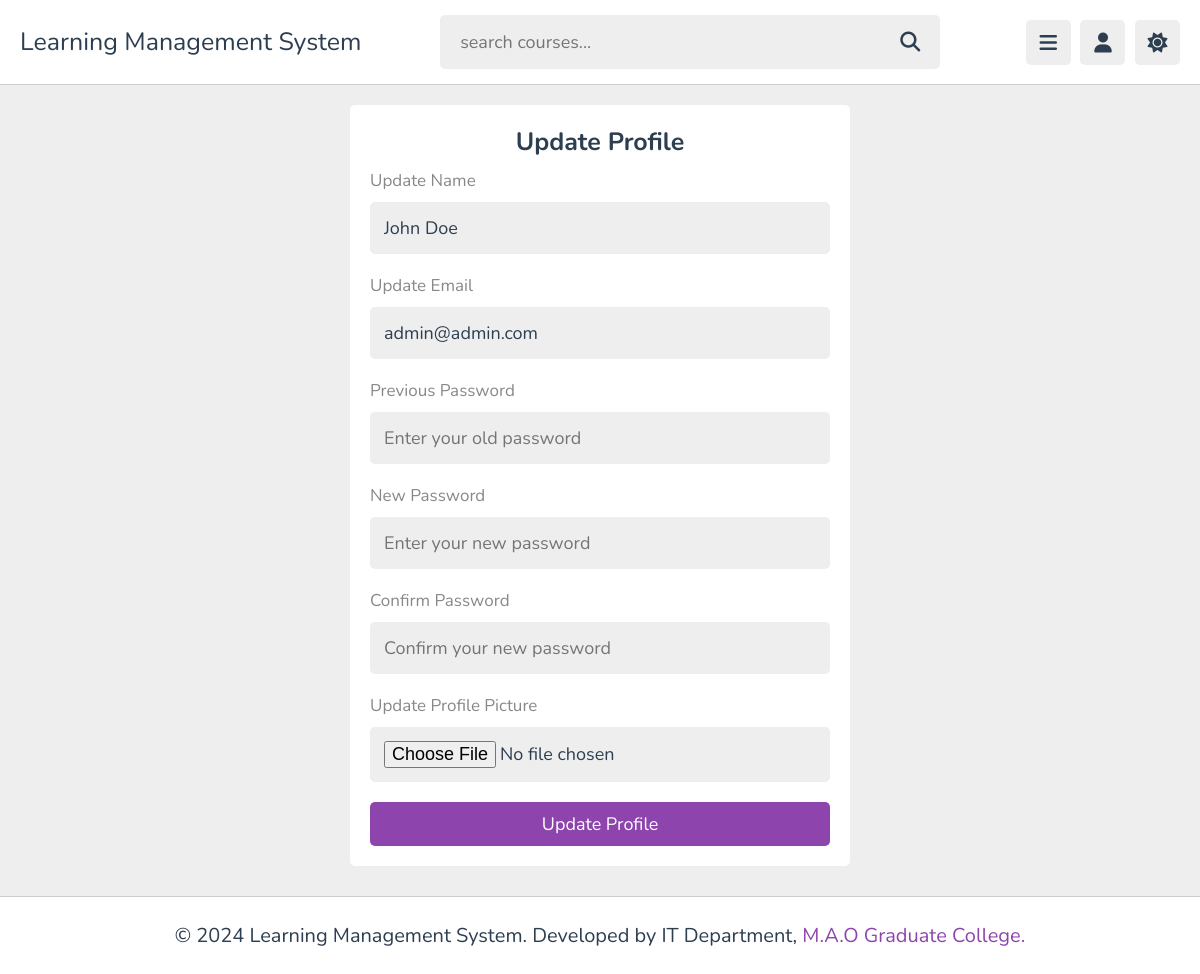
Page /update/ (signed in) on the earlier database version.
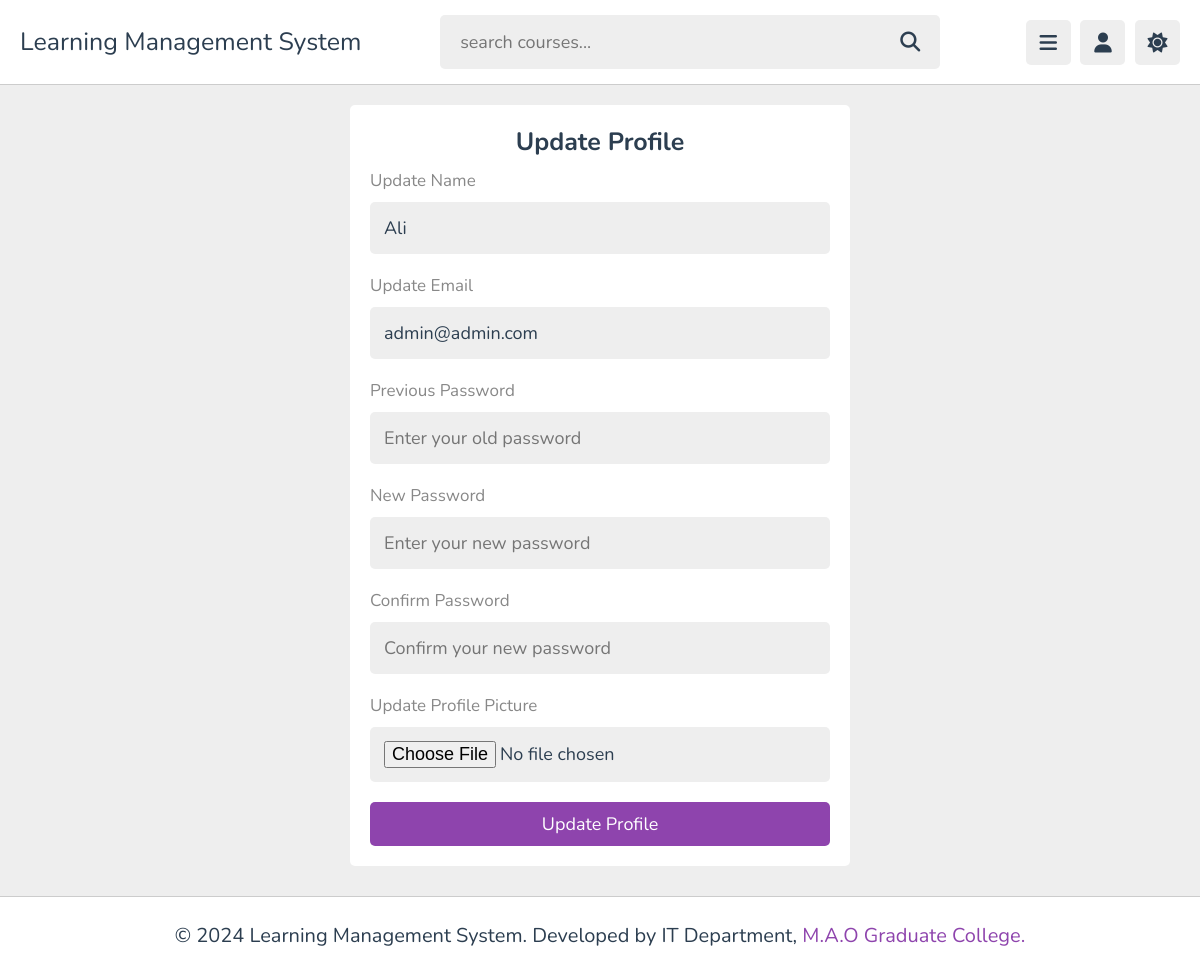
Same page on the later database version.
### firstapp/models.py (models this page shows, shortened)
class CustomUser(AbstractUser):
    full_name = models.CharField(max_length=100, blank=True)
    email = models.EmailField(unique=True)
    username = None
    is_active = models.BooleanField(default=True)
    is_staff = models.BooleanField(default=False)
    city = models.CharField(max_length=255, blank=True, null=True)
    phone_number = models.CharField(max_length=20, blank=True, null=True)
    profile_image = models.ImageField(upload_to='profile_images/', blank=True, null=True)
    objects = CustomUserManager()
    USERNAME_FIELD = 'email'
    REQUIRED_FIELDS = []  # Empty list because 'email' is the only required field

### firstapp/views.py (the view, shortened to what this page needs)
# urls.py: path(r'update/', views.update_profile, name='update_profile'),
@login_required
def update_profile(request):
    user = request.user  # Get the currently logged-in user
    return render(request, "update.html", {'user': user})

### Templates/update.html (shortened to what this page needs)
{% extends "base.html" %}
{% block staticfile %}
{% load static %}
{% endblock staticfile %}
{% block content %}
<section class="form-container">
   <form action="" method="post" enctype="multipart/form-data">
      <h3>Update Profile</h3>
      <p>Update Name</p>
      <input type="text" name="name" placeholder="Usman Ahmed" maxlength="50" class="box" value="{{ user.full_name }}">
      <p>Update Email</p>
      <input type="email" name="email" placeholder="usmanahmed@gmail.com" maxlength="50" class="box" value="{{ user.email }}">
      <p>Previous Password</p>
      <input type="password" name="old_pass" placeholder="Enter your old password" maxlength="20" class="box">
      <p>New Password</p>
      <input type="password" name="new_pass" placeholder="Enter your new password" maxlength="20" class="box">
      <p>Confirm Password</p>
      <input type="password" name="c_pass" placeholder="Confirm your new password" maxlength="20" class="box">
      <p>Update Profile Picture</p>
      <input type="file" name="profile_image" accept="image/*" class="box">
      <input type="submit" value="Update Profile" name="submit" class="btn">
   </form>
</section>
{% endblock %}

Differences in the rows shown:
changed CustomUser "admin@admin.com": name "John Doe" → "Ali"
